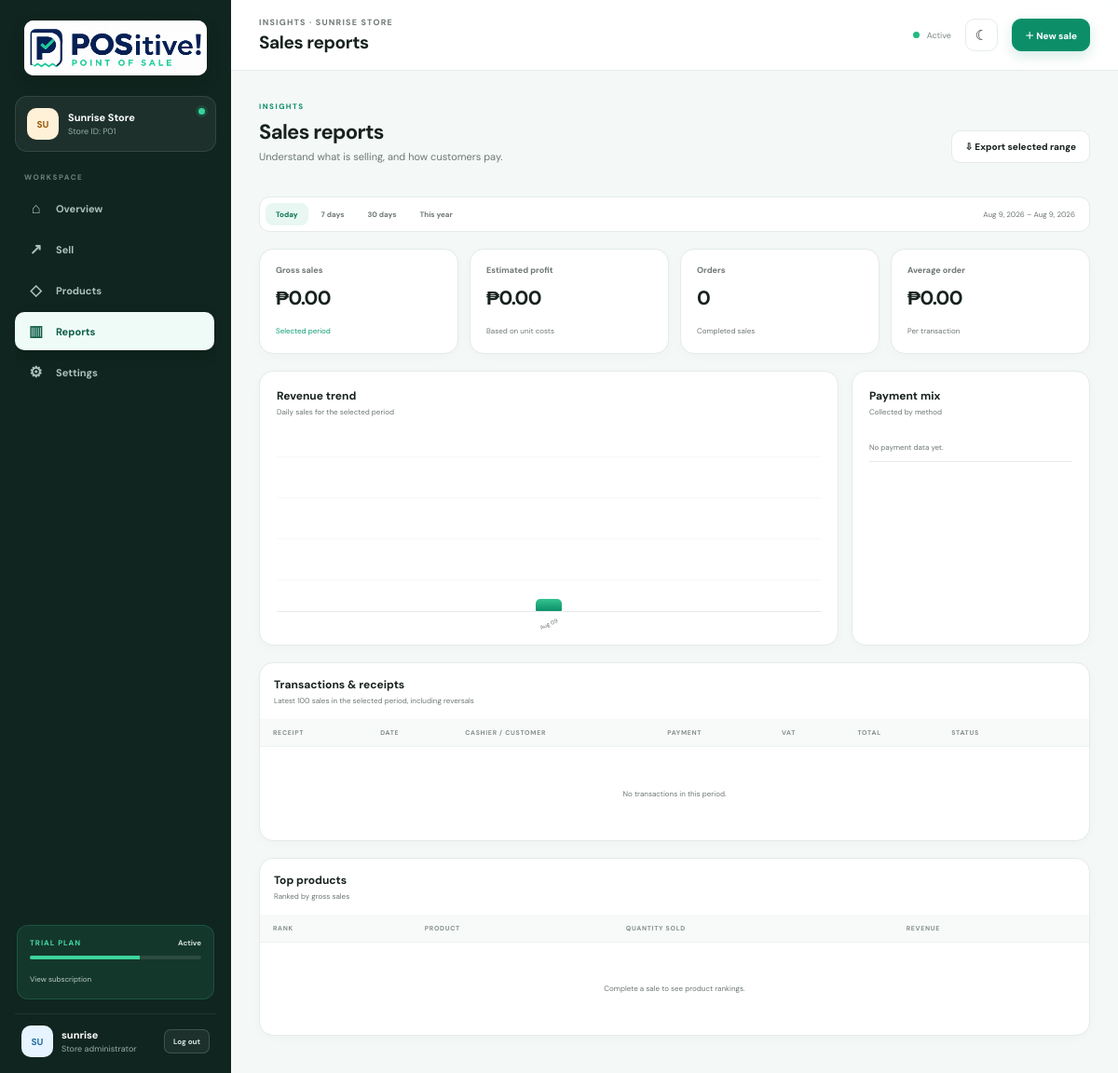
/reports/?range=1 (signed in), run on the app's committed database.
### pos/models.py (models this page shows, shortened)
class StoreSettings(models.Model):
    class StoreType(models.TextChoices):
        CAFE = "Cafe", "Cafe"
        GROCERY = "Grocery", "Minimart / specialty grocery"
        FASHION = "Fashion", "Clothing / footwear boutique"
        ELECTRONICS = "Electronics", "Gadget / accessory shop"
        PET_SUPPLIES = "Pet Supplies", "Pet-supply store"
        HARDWARE = "Hardware", "Hardware / general merchandise"
        BEAUTY = "Beauty", "Cosmetics / personal care retailer"
        GENERAL = "General Retail", "General retail / other"
    CATEGORY_PRESETS = {
        "Cafe": ("Coffee and Tea", "Drinks", "Pastry", "Meals", "Snacks", "Other"),
        "Grocery": (
            "Beverages", "Snacks", "Canned Goods", "Pantry", "Fresh and Frozen", "Household", "Other",
        ),
        "Fashion": ("Clothing", "Footwear", "Fashion Accessories", "Other"),
        "Electronics": ("Gadgets", "Mobile Accessories", "Electronics", "Other"),
        "Pet Supplies": ("Pet Food", "Pet Supplies", "Other"),
        "Hardware": ("Hardware", "Tools", "General Merchandise", "Other"),
        "Beauty": ("Cosmetics", "Personal Care", "Other"),
        "General Retail": ("General Merchandise", "Other"),
    }
    PLAN_CHOICES = [("Trial", "Trial"), ("Starter", "Starter"), ("Pro", "Pro")]
    PLAN_PRICES = {"Trial": Decimal("0.00"), "Starter": Decimal("399.00"), "Pro": Decimal("799.00")}
    STATUS_CHOICES = [("Active", "Active"), ("Suspended", "Suspended")]
    STAFF_LIMITS = {"Trial": 0, "Starter": 2, "Pro": 10}
    ADMIN_LIMITS = {"Trial": 1, "Starter": 1, "Pro": 3}
    TRIAL_LENGTH_DAYS = 30
    business_name = models.CharField(max_length=140, default="Sunrise Store")
    store_id = models.CharField(max_length=30, unique=True)
    store_type = models.CharField(
        max_length=24,
        choices=StoreType.choices,
        default=StoreType.GENERAL,
        help_text="Controls the product categories initially available to this store.",
    )
    contact_number = models.CharField(max_length=40, blank=True)
    address = models.TextField(blank=True)
    tax_rate = models.DecimalField(
        max_digits=5,
        decimal_places=2,
        default=12,
        validators=[MinValueValidator(Decimal("0.00")), MaxValueValidator(Decimal("100.00"))],
    )
    service_charge_rate = models.DecimalField(
        max_digits=5,
        decimal_places=2,
        default=0,
        validators=[MinValueValidator(Decimal("0.00")), MaxValueValidator(Decimal("100.00"))],
        help_text="Cafe stores only. Percentage added to dine-in orders after discounts; take-out orders are not charged.",
    )
    active_plan = models.CharField(max_length=20, choices=PLAN_CHOICES, default="Trial")
    status = models.CharField(max_length=20, choices=STATUS_CHOICES, default="Active")
    subscription_start = models.DateField(blank=True, null=True)
    subscription_end = models.DateField(blank=True, null=True)
    receipt_after_sale = models.BooleanField(default=True)
    low_stock_alerts = models.BooleanField(default=True)
    barcode_scanning = models.BooleanField(default=False)
    created_at = models.DateTimeField(auto_now_add=True)
    updated_at = models.DateTimeField(auto_now=True)
    class Meta:
        ordering = ["business_name", "store_id"]
        verbose_name = "store"
        verbose_name_plural = "stores"
        constraints = [
            models.CheckConstraint(
                condition=Q(tax_rate__gte=0, tax_rate__lte=100),
                name="store_tax_rate_valid",
            ),
            models.CheckConstraint(
                condition=Q(service_charge_rate__gte=0, service_charge_rate__lte=100),
                name="store_service_charge_rate_valid",
            ),
        ]
    @property
    def subscription_status(self):
        if self.status == "Suspended":
            return "Suspended"
        if self.subscription_end and self.subscription_end < timezone.localdate():
            return "Expired"
        return "Active"
    @property
    def is_subscription_active(self):
        return self.subscription_status == "Active"
    @property
    def is_pro(self):
        return self.active_plan == "Pro"
    @property
    def supports_dining(self):
        return self.store_type == self.StoreType.CAFE

### pos/views.py (the view, shortened to what this page needs)
# urls.py: path("reports/", views.reports, name="reports"),
@store_required(permission="can_view_reports")
def reports(request):
    end = timezone.localdate()
    range_key, start, period_days = _report_period(request.GET.get("range", "7"))
    transactions = Sale.objects.filter(
        store=request.store,
        created_at__date__gte=start,
        created_at__date__lte=end,
    )
    sales = transactions.filter(status="Completed")
    sale_items = SaleItem.objects.filter(sale__in=sales)
    top_products = sale_items.values("product_name").annotate(
        quantity=Sum("quantity"), revenue=Sum("line_total")
    ).order_by("-revenue")[:8]
    payment_mix = sales.values("payment_method").annotate(value=Sum("total")).order_by("-value")
    gross_margin = sale_items.aggregate(
        value=Sum(ExpressionWrapper(
            (F("unit_price") - F("unit_cost")) * F("quantity"),
            output_field=DecimalField(max_digits=14, decimal_places=2),
        ))
    )["value"] or Decimal("0")
    profit = gross_margin - _money_sum(sales, "discount") - _money_sum(sales, "loyalty_discount")
    daily = {
        row["created_at__date"]: row["value"] or Decimal("0")
        for row in sales.values("created_at__date").annotate(value=Sum("total"))
    }
    chart_days = min(period_days, 14)
    chart_start = end - timedelta(days=chart_days - 1)
    values = [daily.get(chart_start + timedelta(days=i), Decimal("0")) for i in range(chart_days)]
    maximum = max(values) if values else Decimal("1")
    if maximum == 0:
        maximum = Decimal("1")
    chart_points = [
        {"label": (chart_start + timedelta(days=i)).strftime("%b %d"), "height": max(7, int(value / maximum * 100)), "value": value}
        for i, value in enumerate(values)
    ]
    total = _money_sum(sales)
    previous_total = Decimal("0.00")
    comparison_percent = None
    cashier_performance = []
    category_performance = []
    context = {
        "store": request.store,
        "range_key": range_key,
        "gross_sales": total,
        "net_profit": profit,
        "order_count": sales.count(),
        "average_order": total / sales.count() if sales.exists() else Decimal("0"),
        "top_products": top_products,
        "payment_mix": payment_mix,
        "chart_points": chart_points,
        "start": start,
        "end": end,
        "previous_total": previous_total,
        "comparison_percent": comparison_percent,
        "cashier_performance": cashier_performance,
        "category_performance": category_performance,
        "service_charges": _money_sum(sales, "service_charge"),
        "dine_in_orders": sales.filter(order_type=Sale.OrderType.DINE_IN).count(),
        "take_out_orders": sales.filter(order_type=Sale.OrderType.TAKE_OUT).count(),
        "transactions": transactions.select_related("user", "customer").order_by("-created_at")[:100],
    }
    return render(request, "pos/reports.html", context)

### templates/pos/reports.html (shortened to what this page needs)
{% extends 'pos/base.html' %}
{% block section %}Insights{% endblock %}
{% block page_title %}Sales reports{% endblock %}
{% block content %}
<div class="stack">
    <section class="section-title product-title"><div><span class="eyebrow">Insights</span><h2>Sales reports</h2><p>Understand what is selling, and how customers pay.</p></div><a class="secondary" href="{% url 'export_sales' %}?range={{ range_key }}">⇩ Export selected range</a></section>
    <div class="report-controls"><div><a class="{% if range_key == '1' %}active{% endif %}" href="?range=1">Today</a><a class="{% if range_key == '7' %}active{% endif %}" href="?range=7">7 days</a><a class="{% if range_key == '30' %}active{% endif %}" href="?range=30">30 days</a><a class="{% if range_key == '365' %}active{% endif %}" href="?range=365">This year</a></div><span>{{ start|date:'M j, Y' }} – {{ end|date:'M j, Y' }}</span></div>
    <section class="stat-grid four"><article class="stat-card"><p>Gross sales</p><strong>₱{{ gross_sales|floatformat:2 }}</strong><small class="positive">Selected period</small></article><article class="stat-card"><p>Estimated profit</p><strong>₱{{ net_profit|floatformat:2 }}</strong><small>Based on unit costs</small></article><article class="stat-card"><p>Orders</p><strong>{{ order_count }}</strong><small>Completed sales</small></article><article class="stat-card"><p>Average order</p><strong>₱{{ average_order|floatformat:2 }}</strong><small>Per transaction</small></article></section>
    <section class="report-grid">
        <article class="card report-chart"><div class="card-head"><div><h3>Revenue trend</h3><p>Daily sales for the selected period</p></div></div><div class="report-bars">{% for point in chart_points %}<div><span style="height:{{ point.height }}%" title="₱{{ point.value|floatformat:2 }}"></span><small>{{ point.label }}</small></div>{% endfor %}</div></article>
        <article class="card payment-card"><div class="card-head"><div><h3>Payment mix</h3><p>Collected by method</p></div></div><ul>{% for payment in payment_mix %}<li><span><i class="{% cycle 'cash' 'gcash' 'card' %}"></i>{{ payment.payment_method }}</span><strong>₱{{ payment.value|floatformat:2 }}</strong></li>{% empty %}<li>No payment data yet.</li>{% endfor %}</ul></article>
    </section>
    <section class="card table-card"><div class="card-head table-heading"><div><h3>Transactions &amp; receipts</h3><p>Latest 100 sales in the selected period, including reversals</p></div></div><div class="responsive-table"><table><thead><tr><th>Receipt</th><th>Date</th>{% if store.supports_dining %}<th>Order type</th>{% endif %}<th>Cashier / customer</th><th>Payment</th>{% if store.supports_dining %}<th>Service charge</th>{% endif %}<th>VAT</th><th>Total</th><th>Status</th><th></th></tr></thead><tbody>{% for sale in transactions %}<tr><td><strong>{{ sale.receipt_number }}</strong></td><td>{{ sale.created_at|date:'M j, Y g:i A' }}</td>{% if store.supports_dining %}<td>{{ sale.order_type }}</td>{% endif %}<td>{{ sale.user.get_full_name|default:sale.user.username }}{% if sale.customer %}<br><small>{{ sale.customer.name }}</small>{% endif %}</td><td>{{ sale.payment_method }}</td>{% if store.supports_dining %}<td>{% if sale.service_charge %}{{ sale.service_charge_rate }}% · ₱{{ sale.service_charge|floatformat:2 }}{% else %}—{% endif %}</td>{% endif %}<td>₱{{ sale.tax|floatformat:2 }}</td><td><strong>₱{{ sale.total|floatformat:2 }}</strong></td><td><span class="status {% if sale.status == 'Completed' %}good{% else %}low{% endif %}">{{ sale.status }}</span></td><td><a class="receipt-link" href="{% url 'receipt' sale.pk %}">View receipt →</a></td></tr>{% empty %}<tr><td colspan="{% if store.supports_dining %}10{% else %}8{% endif %}" class="empty-table">No transactions in this period.</td></tr>{% endfor %}</tbody></table></div></section>
    <section class="card table-card"><div class="card-head table-heading"><div><h3>Top products</h3><p>Ranked by gross sales</p></div></div><div class="responsive-table"><table><thead><tr><th>Rank</th><th>Product</th><th>Quantity sold</th><th>Revenue</th></tr></thead><tbody>{% for product in top_products %}<tr><td><span class="rank">{{ forloop.counter }}</span></td><td><strong>{{ product.product_name }}</strong></td><td>{{ product.quantity }}</td><td>₱{{ product.revenue|floatformat:2 }}</td></tr>{% empty %}<tr><td colspan="4" class="empty-table">Complete a sale to see product rankings.</td></tr>{% endfor %}</tbody></table></div></section>
</div>
{% endblock %}

### templates/pos/base.html (shortened to what this page needs)
{% load static %}
<!doctype html>
<html lang="en">
<head>
    <link rel="stylesheet" href="{% static 'pos/css/app.css' %}">
</head>
<body>
<div class="app-shell">
    <aside class="sidebar" id="sidebar">
        <a class="brand" href="{% url 'dashboard' %}">
            {% include 'includes/brand_logo.html' %}
        </a>
        {% if request.multi_store_enabled %}
        <form class="store-chip store-switcher" method="post" action="{% url 'switch_store' %}">
            {% csrf_token %}<input type="hidden" name="next" value="{{ request.path }}">
            <span class="store-avatar">{{ store.business_name|slice:':2'|upper }}</span>
            <label><span class="sr-only">Current Pro store</span><select name="store_id" aria-label="Current Pro store" onchange="this.form.submit()">{% for membership in request.available_memberships %}<option value="{{ membership.store_id }}" {% if membership.store_id == store.pk %}selected{% endif %}>{{ membership.store.business_name }} · {{ membership.store.store_id }}</option>{% endfor %}</select><small>PRO MULTI-STORE · {{ request.available_memberships|length }} stores</small></label>
            <i class="online-dot {% if not store.is_subscription_active %}offline{% endif %}" title="{{ store.subscription_status }}"></i>
        </form>
        {% else %}
        <div class="store-chip">
            <span class="store-avatar">{{ store.business_name|slice:':2'|upper }}</span>
            <span><strong>{{ store.business_name }}</strong><small>Store ID: {{ store.store_id }}</small></span>
            <i class="online-dot {% if not store.is_subscription_active %}offline{% endif %}" title="{{ store.subscription_status }}"></i>
        </div>
        {% endif %}
        <nav class="nav-list" aria-label="Main navigation">
            <p class="nav-caption">Workspace</p>
            <a href="{% url 'dashboard' %}" class="{% if request.resolver_match.url_name == 'dashboard' %}active{% endif %}"><span>⌂</span>Overview</a>
            <a href="{% url 'sell' %}" class="{% if request.resolver_match.url_name == 'sell' or request.resolver_match.url_name == 'receipt' %}active{% endif %}"><span>↗</span>Sell</a>
            {% if request.store_membership.can_manage_inventory %}
            <a href="{% url 'products' %}" class="{% if request.resolver_match.url_name == 'products' %}active{% endif %}"><span>◇</span>Products</a>
            {% endif %}
            {% if request.store_membership.can_view_reports %}
            <a href="{% url 'reports' %}" class="{% if request.resolver_match.url_name == 'reports' %}active{% endif %}"><span>▥</span>Reports</a>
            {% endif %}
            {% if request.store_membership.is_administrator %}
            <a href="{% url 'settings' %}" class="{% if request.resolver_match.url_name == 'settings' %}active{% endif %}"><span>⚙</span>Settings</a>
            {% endif %}
        </nav>
        <div class="plan-mini">
            <div><span>{{ store.active_plan|upper }} PLAN</span><strong>{{ store.subscription_status }}</strong></div>
            <div class="progress"><i></i></div>
            {% if request.store_membership.is_administrator %}<a href="{% url 'settings' %}#subscription">View subscription</a>{% endif %}
        </div>
        <div class="profile-card">
            <span class="profile-avatar">{{ request.user.username|slice:':2'|upper }}</span>
            <span><strong>{{ request.user.get_full_name|default:request.user.username }}</strong><small>{% if request.user.is_superuser %}Administrator{% elif request.store_membership.is_administrator %}Store administrator{% else %}{{ request.store_membership.get_access_level_display }}{% endif %}</small></span>
            <form action="{% url 'logout' %}" method="post">{% csrf_token %}<button class="sidebar-logout" title="Log out of POSitive!">Log out</button></form>
        </div>
    </aside>
    <main class="main-content">
        <header class="topbar">
            <div class="top-title"><p>{% block section %}Workspace{% endblock %} · {{ store.business_name }}</p><h1>{% block page_title %}POSitive!{% endblock %}</h1></div>
            <div class="top-actions"><span class="sync-state"><i></i> {{ store.subscription_status }}</span><button class="theme-toggle" id="themeToggle" type="button" aria-label="Switch to dark mode" title="Switch color theme"><span>☾</span></button>{% if store.is_subscription_active %}<a class="primary compact" href="{% url 'sell' %}">＋ New sale</a>{% endif %}</div>
        </header>
        <div class="page-wrap">
            {% block content %}{% endblock %}
        </div>
    </main>
</div>
</body>
</html>

### data on the page
StoreSettings: business_name "SU", business_name "Sunrise Store", store_id "P01", active_plan "TRIAL", subscription_status "Active", business_name "SUNRISE STORE"

### other printed values
{{ request.user.username|slice:':2'|upper }} "SU"
{{ request.user.get_full_name|default:request.user.username }} "sunrise"
{{ start|date:'M j, Y' }} "Aug 9, 2026"
{{ end|date:'M j, Y' }} "Aug 9, 2026"
{{ gross_sales|floatformat:2 }} "0.00"
{{ net_profit|floatformat:2 }} "0.00"
{{ order_count }} "0"
{{ average_order|floatformat:2 }} "0.00"
{{ point.label }} "Aug 09"
